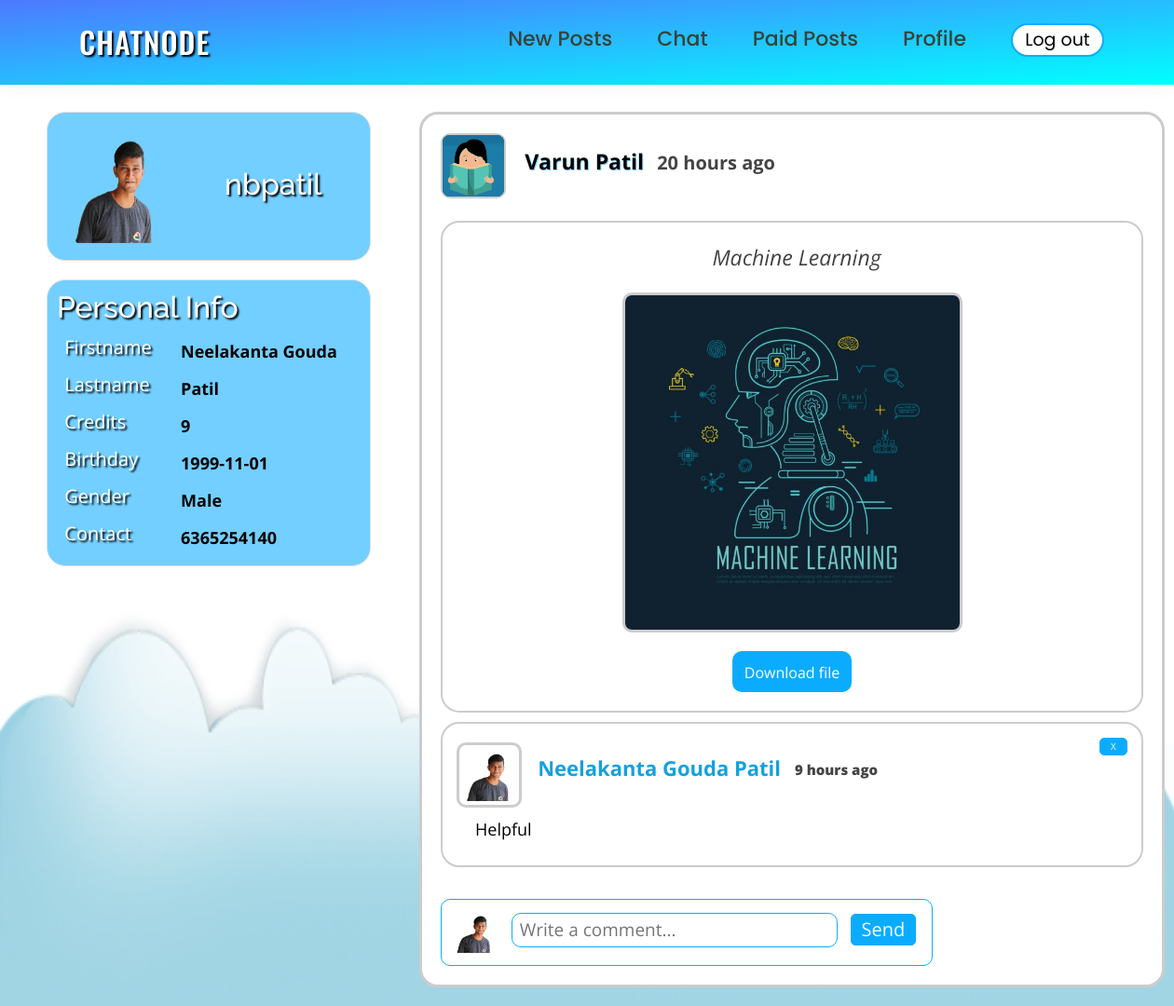
Page /paid_posts.php (signed in) on the committed database.
### tables this page shows
CREATE TABLE `user` (
  `user_id` int(100) NOT NULL,
  `firstname` varchar(100) NOT NULL,
  `lastname` varchar(100) NOT NULL,
  `username` varchar(100) NOT NULL,
  `birthday` varchar(100) NOT NULL,
  `gender` varchar(100) NOT NULL,
  `number` varchar(100) NOT NULL,
  `email` varchar(100) NOT NULL,
  `password` varchar(100) NOT NULL,
  `profile_picture` varchar(100) DEFAULT NULL,
  `credits` int(100) NOT NULL DEFAULT 10
);

CREATE TABLE `post` (
  `post_id` int(100) NOT NULL,
  `user_id` varchar(100) NOT NULL,
  `post_image` varchar(100) DEFAULT NULL,
  `doc_file` varchar(100) DEFAULT NULL,
  `content` varchar(100) DEFAULT NULL,
  `created` varchar(100) NOT NULL
);

CREATE TABLE `comments` (
  `comment_id` int(100) NOT NULL,
  `post_id` varchar(100) NOT NULL,
  `user_id` varchar(100) NOT NULL,
  `name` varchar(100) NOT NULL,
  `content_comment` varchar(100) NOT NULL,
  `image` varchar(100) NOT NULL,
  `created` varchar(100) NOT NULL
);

### session.php (called while the page is built, shortened)
<?php
include("includes/database.php");
$id = $_SESSION['id'];
$query=mysqli_query($conn,"SELECT * FROM user WHERE user_id ='$id'");
$row=mysqli_fetch_array($query);
$username=$row['username'];
?>

### paid_posts.php (the view, shortened to what this page needs)
<?php include 'includes/header.php' ?>
	<div id="container">
		<div id="left-nav2" style="margin-top:20px;">
			<div class="clip2">
			  <a href="profile.php" title="Profile"><img src="<?php echo $row['profile_picture'] ?>"></a>
			</div>
			<div class="user-details2">
				<h2><?php echo $username ?></h2>
			</div>
		</div>
    <?php
    	include("includes/database.php");
    			$query=mysqli_query($conn,"SELECT * from user where user_id='$id' order by user_id DESC");
    			while($row=mysqli_fetch_array($query)){
    				$id = $row['user_id'];
    ?>
    		<div id="left-nav1" style="margin-top:200px;">
    			<h2>Personal Info</h2>
    			<table>
    				<tr>
    					<td><label>Firstname</label></td>
    					<td width="20"></td>
    					<td><b><?php echo $row['firstname']; ?></b></td>
    				</tr>
            <tr>
    					<td><label>Lastname</label></td>
    					<td width="20"></td>
    					<td><b><?php echo $row['lastname']; ?></b></td>
    				</tr>
						<tr>
    					<td><label>Credits</label></td>
    					<td width="20"></td>
    					<td><b><?php echo $row['credits']; ?></b></td>
    				</tr>
    				<tr>
    					<td><label>Birthday</label></td>
    					<td width="20"></td>
    					<td><b><?php echo $row['birthday']; ?></b></td>
    				</tr>
    				<tr>
    					<td><label>Gender</label></td>
    					<td width="20"></td>
    					<td><b><?php echo $row['gender']; ?></b></td>
    				</tr>
    				<tr>
    					<td><label>Contact</label></td>
    					<td width="20"></td>
    					<td><b><?php echo $row['number']; ?></b></td>
    				</tr>
    			</table>
    		</div>
    <?php
    }
    ?>
<?php
	include("includes/database.php");
		$q = mysqli_query($conn, "SELECT * from transaction t WHERE t.from_id = '$id' ORDER BY t.id DESC");
		if($q->num_rows > 0){
		while($r=mysqli_fetch_array($q)){
			$pid = $r['post_id'];
			$query=mysqli_query($conn, "SELECT * from post LEFT JOIN user on user.user_id = post.user_id WHERE post.post_id='$pid'");
			while($row=mysqli_fetch_array($query)){
				$posted_by = $row['firstname']." ".$row['lastname'];
				$location = $row['post_image'];
				$location1 = $row['doc_file'];
				$profile_picture = $row['profile_picture'];
				$post_id = $row['post_id'];
        $post_user_id = $row['user_id'];
				$time=$row['created'];
?>
		<div id="right-nav1" style="margin-top:20px;">
			<div class="profile-pics">
			<img src="<?php echo $profile_picture ?>">
			<a href="user.php?id=<?php echo $post_user_id ?>"><b><?php echo $posted_by ?></b></a>
			<strong><?php echo $time = time_stamp($time); ?></strong>
			</div>
		<br />
			<div class="post-content">
			<p><?php echo $row['content']; ?></p>
		<center>
			<img src="<?php echo $location; ?>">
		</center>
		<center>
      <a href="<?php echo $location1; ?>" class="btn btn-sign-up" download style="color: #fff; background-color: #0bacff; border-radius: 10px; margin-top:10px; margin-bottom:10px;">
          <i class="fa fa-download" style="font-size: 20px;"></i> Download file
      </a>
		</center>
		</div>
<?php
	include("includes/database.php");
			$comment=mysqli_query($conn, "SELECT * from comments where post_id='$post_id' order by post_id DESC");
			while($row=mysqli_fetch_array($comment)){
			$comment_id=$row['comment_id'];
				$time=$row['created'];
      $comment_user_id = $row['user_id'];
?>
			<div class="comment-display"<?php echo $comment_id ?>>
        <?php if ($comment_user_id == $id) { ?>
					<div class="delete-post">
					       <a href="delete_comment.php<?php echo '?id='.$comment_id; ?>" title="Delete your comment"><button class="btn-delete">X</button></a>
					</div>
        <?php } ?>
				<div class="user-comment-name"><img src="<?php echo $row['image']; ?>">&nbsp;&nbsp;&nbsp;<a href="user.php?id=<?php echo $comment_user_id ?>"><?php echo $row['name']; ?></a><strong class="time-comment"><?php echo $time = time_stamp($time); ?></strong></div>
				<div class="comment"><?php echo $row['content_comment']; ?></div>
			</div>
			<br />
<?php
}
?>
		 <form  method="POST" action="comment.php">
			<div class="comment-area">
						<?php $image=mysqli_query($conn, "select * from user where user_id='$id'");
							while($row=mysqli_fetch_array($image)){
							?>
						<img src="<?php echo $row['profile_picture']; ?>" width="50" height="50">
						<?php } ?>
			<input type="text" name="content_comment" placeholder="Write a comment..." class="comment-text">
			<input type="submit" name="post_comment" value="Send" class="btn-comment">
			</div>
		</form>
		</div>
	<?php
	}
}
}
else {	?>
	<div id="right-nav" style="text-align:center; margin-top:18%;">
		<h1>No Contributions yet!</h1>
	</div>
<?php } ?>
	</div>
</body>
</html>

### includes/header.php (shortened to what this page needs)
<!DOCTYPE html>
<html lang="en">
<head>
  <link href="assets/vendor/bootstrap/css/bootstrap.min.css" rel="stylesheet">
  <link href="assets/vendor/icofont/icofont.min.css" rel="stylesheet">
  <link href="assets/vendor/boxicons/css/boxicons.min.css" rel="stylesheet">
  <link href="assets/vendor/remixicon/remixicon.css" rel="stylesheet">
  <link href="assets/vendor/owl.carousel/assets/owl.carousel.min.css" rel="stylesheet">
  <link href="assets/vendor/animate.css/animate.min.css" rel="stylesheet">
  <link href="assets/vendor/aos/aos.css" rel="stylesheet">
  <link href="assets/css/style0.css" rel="stylesheet">
  <link rel="stylesheet" href="https://cdnjs.cloudflare.com/ajax/libs/jqueryui/1.12.1/jquery-ui.min.css" />
</head>
<body>
  <?php
    include ('session.php');
    include ('time_stamp.php');
  ?>
  <header id="header" class="fixed-top">
    <div class="container d-flex align-items-center">
      <a href="home.php" class="logo mr-auto"><h2 style="float:left; font-family:Oswald; margin: 10px; color:#fff;">ChatNode</h2></a>
      <nav class="nav-menu d-none  d-lg-block" >
        <ul >
  				<li></li>
  				<li></li>
  				<li></li>
  				<li></li>
  				<li></li>
  				<li></li>
  				<li></li>
  				<li></li>
  				<li><a href="home.php" title="Home"><label>New Posts</label></a></li>
          <li></li>
          <li><a href="chat.php" title="Chat"><label>Chat</label></a></li>
          <li></li>
          <li><a href="paid_posts.php" title="Paid Posts"><label>Paid Posts</label></a></li>
          <li></li>
  				<li><a href="profile.php" title="Profile"><label class="active">Profile</label></a></li>
          <li></li>
  				<li><a href="logout.php" title="Log out"><button class="btn-sign-in" value="Log out">Log out</button></a></li>
        </ul>
      </nav>
    </div>
  </header>

### includes/time_stamp.php (shortened to what this page needs)
<?php
function time_stamp($session_time)
{
$time_difference = time() - $session_time ;
$seconds = $time_difference ;
$minutes = round($time_difference / 60 );
$hours = round($time_difference / 3600 );
if($seconds <= 60)
{
echo"few seconds ago";
}
else if($minutes <=60)
{
   echo"few minutes ago";
}
else if($hours <=24)
{
   if($hours==1)
   {
   echo"one hour ago";
   }
  else
  {
  echo"$hours hours ago";
  }
}
}
?>

### rows in the picture
user: profile_picture (picture), username "nbpatil", firstname "Neelakanta Gouda", lastname "Patil", credits "9", birthday "1999-11-01", gender "Male", number "6365254140"
post: user.profile_picture (picture), user.lastname "Varun Patil", content "Machine Learning", post_image (picture)
comments: image (picture), name "Neelakanta Gouda Patil", content_comment "Helpful"
